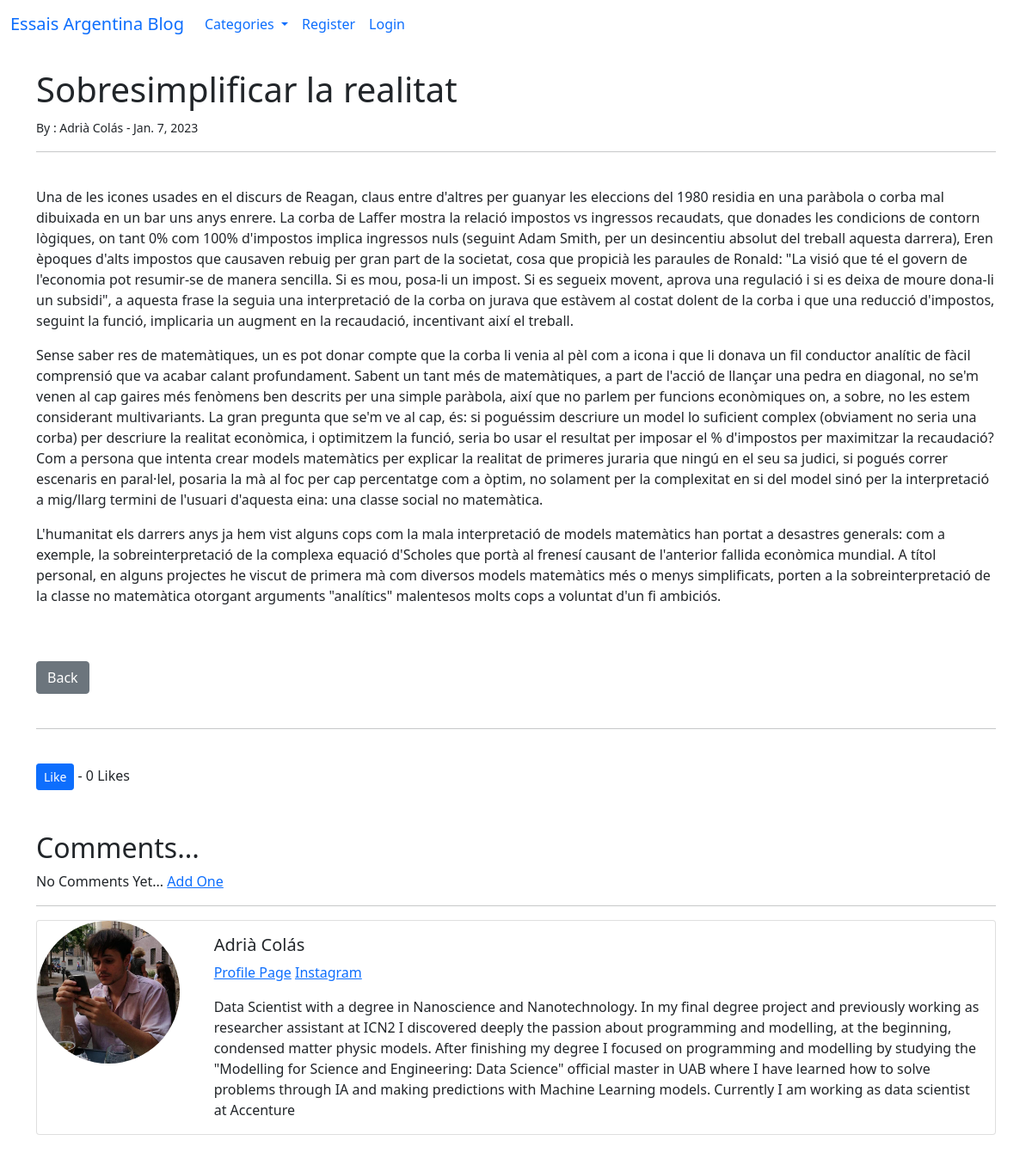
/article/7, run on the app's committed database.
### theblog/models.py (models this page shows, shortened)
class Post(models.Model):
    title = models.CharField(max_length=255)
    header_image = models.ImageField(null=True, blank=True, upload_to = "images/")
    title_tag = models.CharField(max_length=255)
    author = models.ForeignKey(User, on_delete=models.CASCADE)
    body = RichTextField(blank=True, null=True)
    post_date = models.DateField(auto_now_add=True)
    first_post_date = models.DateField(default = date.today())
    category = models.CharField(max_length= 255, default='uncategorized')
    snippet = models.CharField(max_length= 255)
    likes = models.ManyToManyField(User, related_name = 'blog_posts')
    def total_likes(self):
        return self.likes.count()

class Profile(models.Model):
    user = models.OneToOneField(User, null=True, on_delete=models.CASCADE)
    bio = models.TextField()
    profile_pic = models.ImageField(null=True, blank=True, upload_to = "images/profile/")
    website_url = models.CharField(max_length=255, null=True, blank=True)
    instagram_url = models.CharField(max_length=255, null=True, blank=True)

### theblog/views.py (the view)
# urls.py: path('article/<int:pk>', ArticleDetailView.as_view(), name='article-detail'),
class ArticleDetailView(DetailView):
    model = Post
    template_name = 'article_details.html'
    def get_context_data(self, *args, **kwargs):
        cat_menu = Category.objects.all()
        context = super(ArticleDetailView, self).get_context_data(*args, **kwargs)
        stuff = get_object_or_404(Post, id=self.kwargs['pk'])
        total_likes = stuff.total_likes()
        context["cat_menu"] = cat_menu
        context["total_likes"] = total_likes
        return context

### theblog/models.py (called while the page is built)
    def __str__(self):
        return self.name

### theblog/templates/article_details.html (shortened to what this page needs)
{% extends 'base.html' %}
{% load static %}
{% block content %}
    <h1>{{ post.title }}</h1>
    <small>By :
        {{post.author.first_name}}
        {{post.author.last_name}} -
        {{post.first_post_date}}
    </small><br/>
    <hr>
    <br/>
    {{ post.body | safe }}
    <br/><br/>
    <a href = "{% url 'home' %}" class = "btn btn-secondary"> Back</a>
    <br/><br/>
    <hr>
    <br/>
    <form action="{% url 'like_post' post.pk %}" method = "POST">
        <button type="submit", name = "post_id", value = "{{ post.id }}", class="btn btn-primary btn-sm">Like</button>
        - {{ total_likes }} Likes
    </form>
<br/><br/>
<h2> Comments... </h2>
{% if not post.comments.all %}
    No Comments Yet... <a href="#">
    Add One
</a>
{% endif %}
 <hr>
<div class="card mb-3">
  <div class="row no-gutters">
    <div class="col-md-2">
{% if post.author.profile.profile_pic %}
      <img src="{{ post.author.profile.profile_pic.url }}" class="card-img rounded-circle">
{% else %}
      <img src="{% static 'theblog/images/profile_pic_default.jpg' %}" class="card-img rounded-circle">
{% endif %}
    </div>
    <div class="col-md-10">
      <div class="card-body">
        <h5 class="card-title">
            {{post.author.first_name}}
            {{post.author.last_name}}
        </h5>
        <p class="card-text text-muted">
            <a href="{% url 'show_profile_page' post.author.profile.id %}">Profile Page</a>
            {% if post.author.profile.instagram_url%}
                <a href="{{ post.author.profile.instagram_url }}">Instagram</a>
            {% endif %}
        </p>
        <p class="card-text"> {{ post.author.profile.bio }} </p>
      </div>
    </div>
  </div>
</div>
<br/><br/>
{% endblock %}

### data on the page
Post: title "Sobresimplificar la realitat", author.first_name "Adrià", author.last_name "Colás", first_post_date "Jan. 7, 2023", body "Una de les icones usades en el discurs de Reagan, claus entre d'altres per guanyar les eleccions del 1980 residia en una paràbola o corba mal dibuixada en un bar uns anys enrere. La corba de Laffer mostra la relació impostos vs ingressos recaudats, que donades les condicions de contorn lògiques, on tant 0% com 100% d'impostos implica ingressos nuls (seguint Adam Smith, per un desincentiu absolut del treball aquesta darrera), Eren èpoques d'alts impostos que causaven rebuig per gran part de la societat, cosa que propicià les paraules de Ronald: \"La visió que té el govern de l'economia pot resumir-se de manera sencilla. Si es mou, posa-li un impost. Si es segueix movent, aprova una regulació…", author.profile.profile_pic (picture), author.profile.bio "Data Scientist with a degree in Nanoscience and Nanotechnology. In my final degree project and previously working as researcher assistant at ICN2 I discovered deeply the passion about programming and modelling, at the beginning, condensed matter physic models. After finishing my degree I focused on programming and modelling by studying the \"Modelling for Science and Engineering: Data Science\" official master in UAB where I have learned how to solve problems through IA and making predictions with Machine Learning models. Currently I am working as data scientist at Accenture"

### other printed values
{{ total_likes }} "0"
